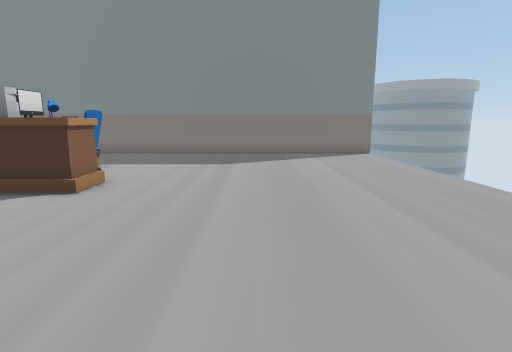
view 1 (above)

17 first-person views from a walk through a 3-D level made in the Unity game engine. The camera is 1.5 m above the floor, tilts 10° down and sees 80° across. The floor is counted in squares, 1 m on a side. Each view is taken from the middle of a square. On the plan, view 1 faces up. The plan holds only what a view shows up to about 15 squares ahead; the rest is blank. The place goes on beyond the plan. The player character is not drawn. Some animated figures are left out. Some surface patterns are stand-ins.

view 2
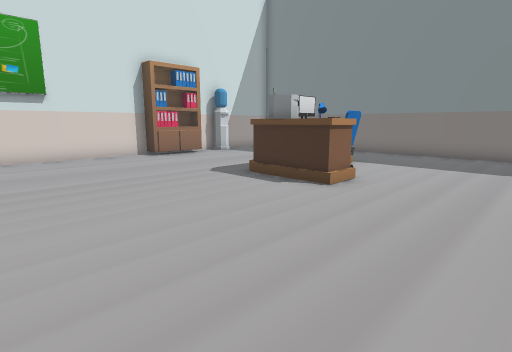

view 3
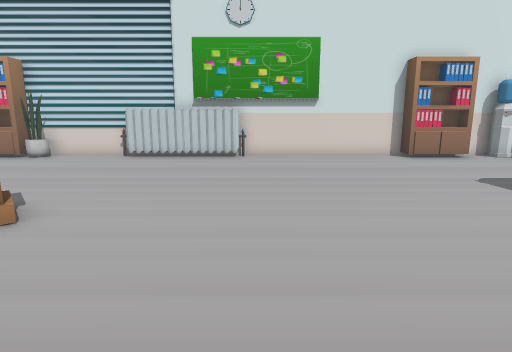

view 4
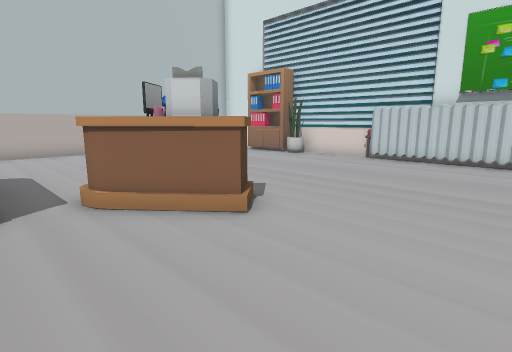

view 5
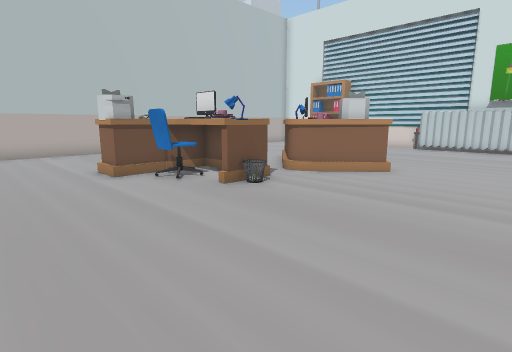

view 6
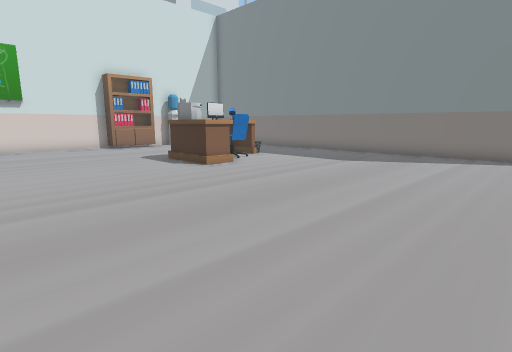

view 7
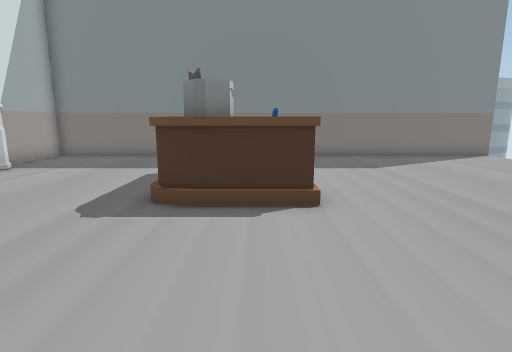

view 8
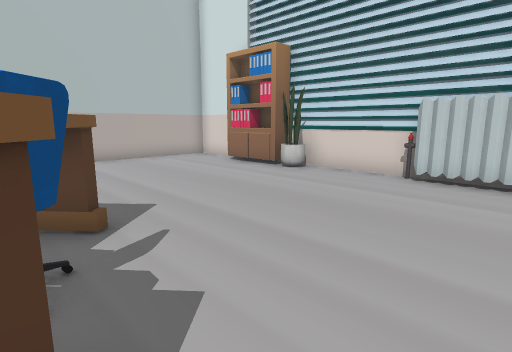

view 9
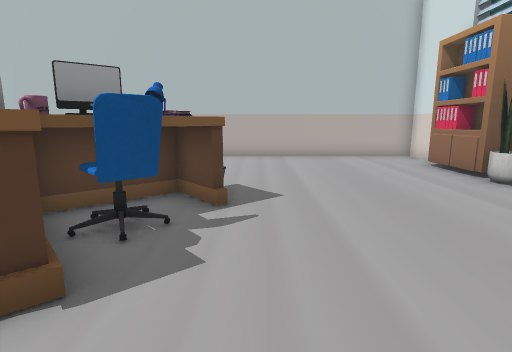

view 10
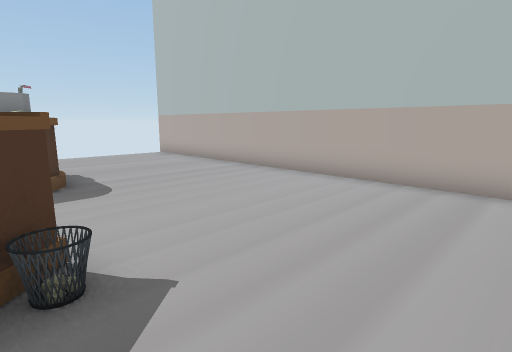

view 11
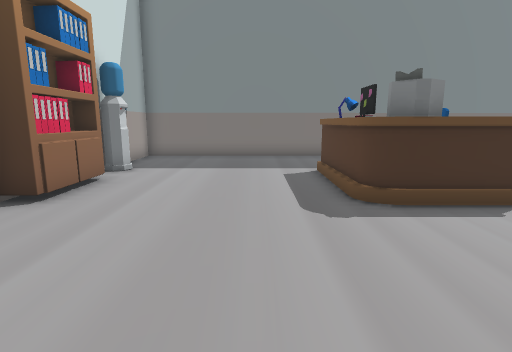

view 12
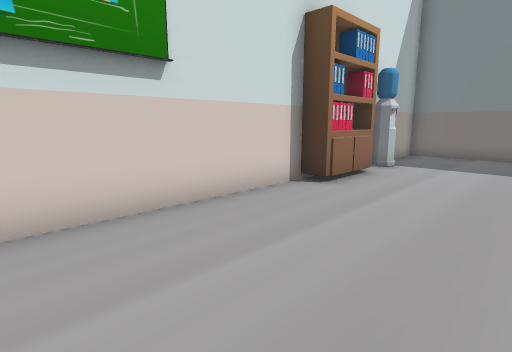

view 13
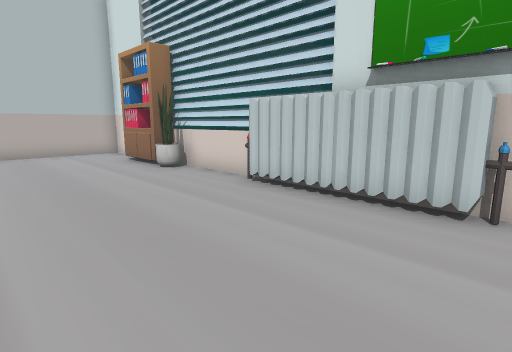

view 14
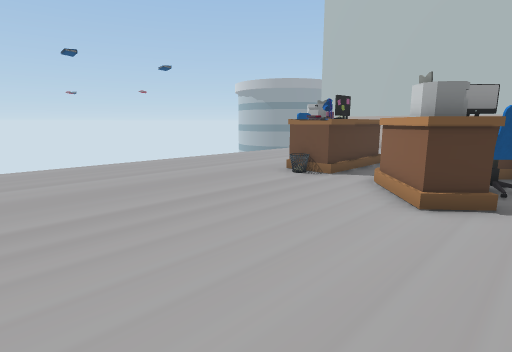

view 15
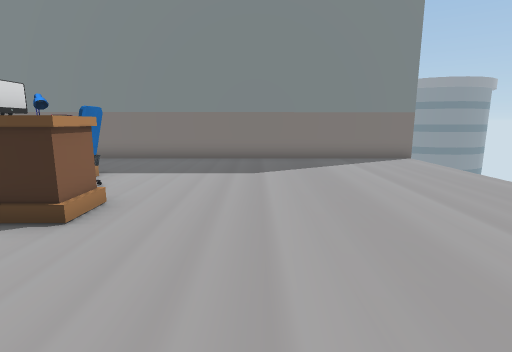

view 16
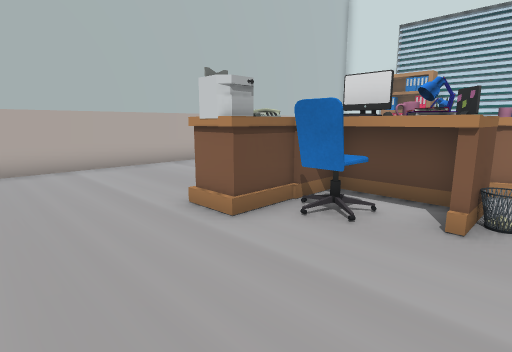

view 17
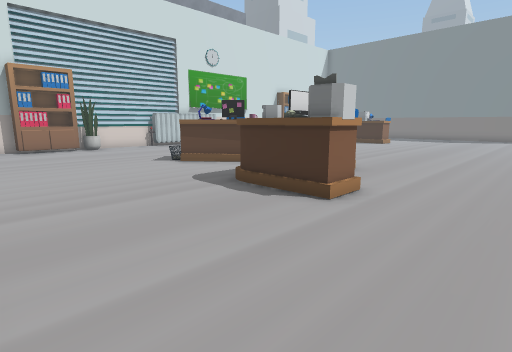

### Floor plan
Points are (right, up) in squares from view 1. A wall is a line through its corners. A room is listed if a view was taken in it or the views show most of it. See-through windows are left out.
Room 1 (views 1, 2, 3, 4, 5, 6, 7, 8, 9, 10, 11, 12, 13, 14, 15, 16, 17)
walls: (-5.3, -4.6) (-4.4, -3.7) (-2.8, -5.6) (-2.7, -6); (-2.8, -6.3) (-5.5, -8.7) (-6, -8.1); (-4.3, -7.5) (-3.4, -6.8); (-6.9, 7) (-7, 10.6); (-3.9, 7.6) (-3.9, 6.4) (-5.6, 6.5); (-6.3, -7.3) (-5.3, -8.5); (-6.4, -7.6) (-5.5, -6.8); (-5.6, -8.7) (-4.4, -7.7); (-1.1, -8.6) (0.6, -8.6); (-1.2, -9.2) (-1.2, -5.8) (0.2, -5.8) (0.1, -8.7); (-13.5, -2.8) (-13.1, -3.3); (-5.5, 10.5) (-5.5, 10.3) (-6.1, 10.3); (1.8, -9.4) (1.8, -9.8) (-0.4, -9.8); (-13.9, -5.8) (-13.9, -10.5); (-14.1, -5.9) (-14.1, -9.9); (-13.9, 6.6) (-13.9, -0.8) (-13.3, -0.8) (-13.3, -5.6); (-14.4, -5.9) (-14.4, -11); (-13.9, -12.6) (-13.9, -15.6) (5, -15.6); (5.6, 14.8) (-13.9, 14.8) (-13.9, 9.6)
low walls: (-13.5, -0.4) (-13.5, -0.9)
objects: other object (-13, -12) to (-13, -11); other object (-13, -9); other object (-13, 7) to (-13, 8); machine (-13, 11); chair (-6, -6) to (-5, -6); chair (-5, 8) to (-5, 9); other object (-4, -6); machine (1, -9); chair (1, -8) to (1, -7)

Positions as (right, up) in squares from view 1, and headings:
1: (0, 0), facing up
2: (0, 0), facing up-left
3: (0, 0), facing left
4: (-1, 0), facing down-left
5: (5, 0), facing down-left
6: (5, 0), facing up-left
7: (-5, 1), facing up
8: (-5, -3), facing down-left
9: (-7, -2), facing down
10: (-9, -8), facing down-right
11: (-9, 1), facing up
12: (-9, 0), facing up-left
13: (-8, 0), facing down-left
14: (-6, 2), facing down-right
15: (-1, 2), facing up
16: (5, -5), facing down-left
17: (5, -15), facing up-left
